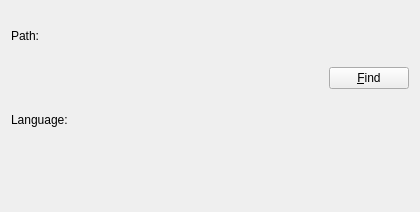
<ui version="4.0" >
 <class>SpellConfigBase</class>
 <widget class="QWidget" name="SpellConfigBase" >
  <property name="geometry" >
   <rect>
    <x>0</x>
    <y>0</y>
    <width>420</width>
    <height>212</height>
   </rect>
  </property>
  <property name="windowTitle" >
   <string></string>
  </property>
  <layout class="QGridLayout" >
   <property name="margin" >
    <number>11</number>
   </property>
   <property name="spacing" >
    <number>6</number>
   </property>
   <item row="0" column="0" >
    <widget class="QLabel" name="lblPath" >
     <property name="text" >
      <string>Path:</string>
     </property>
     <property name="alignment" >
      <set>Qt::AlignRight|Qt::AlignTrailing|Qt::AlignVCenter</set>
     </property>
     <property name="wordWrap" >
      <bool>false</bool>
     </property>
    </widget>
   </item>
   <item row="1" column="0" colspan="2" >
    <layout class="QHBoxLayout" >
     <property name="margin" >
      <number>0</number>
     </property>
     <property name="spacing" >
      <number>6</number>
     </property>
     <item>
      <widget class="LinkLabel" native="1" name="lnkAspell" >
       <property name="sizePolicy" >
        <sizepolicy>
         <hsizetype>7</hsizetype>
         <vsizetype>1</vsizetype>
         <horstretch>0</horstretch>
         <verstretch>0</verstretch>
        </sizepolicy>
       </property>
      </widget>
     </item>
     <item>
      <widget class="QPushButton" name="btnFind" >
       <property name="text" >
        <string>&amp;Find</string>
       </property>
      </widget>
     </item>
    </layout>
   </item>
   <item row="0" column="1" >
    <widget class="EditFile" native="1" name="edtPath" >
     <property name="sizePolicy" >
      <sizepolicy>
       <hsizetype>7</hsizetype>
       <vsizetype>5</vsizetype>
       <horstretch>0</horstretch>
       <verstretch>0</verstretch>
      </sizepolicy>
     </property>
    </widget>
   </item>
   <item row="3" column="0" colspan="2" >
    <widget class="ListView" native="1" name="lstLang" />
   </item>
   <item row="2" column="0" colspan="2" >
    <widget class="QLabel" name="lblLang" >
     <property name="text" >
      <string>Language:</string>
     </property>
     <property name="alignment" >
      <set>Qt::AlignLeading|Qt::AlignLeft|Qt::AlignVCenter</set>
     </property>
     <property name="wordWrap" >
      <bool>false</bool>
     </property>
    </widget>
   </item>
  </layout>
 </widget>
 <customwidgets>
  <customwidget>
   <class>EditFile</class>
   <extends>QWidget</extends>
   <header>editfile.h</header>
  </customwidget>
  <customwidget>
   <class>ListView</class>
   <extends>QWidget</extends>
   <header>listview.h</header>
  </customwidget>
  <customwidget>
   <class>LinkLabel</class>
   <extends>QWidget</extends>
   <header>linklabel.h</header>
  </customwidget>
 </customwidgets>
 <resources/>
 <connections/>
</ui>
